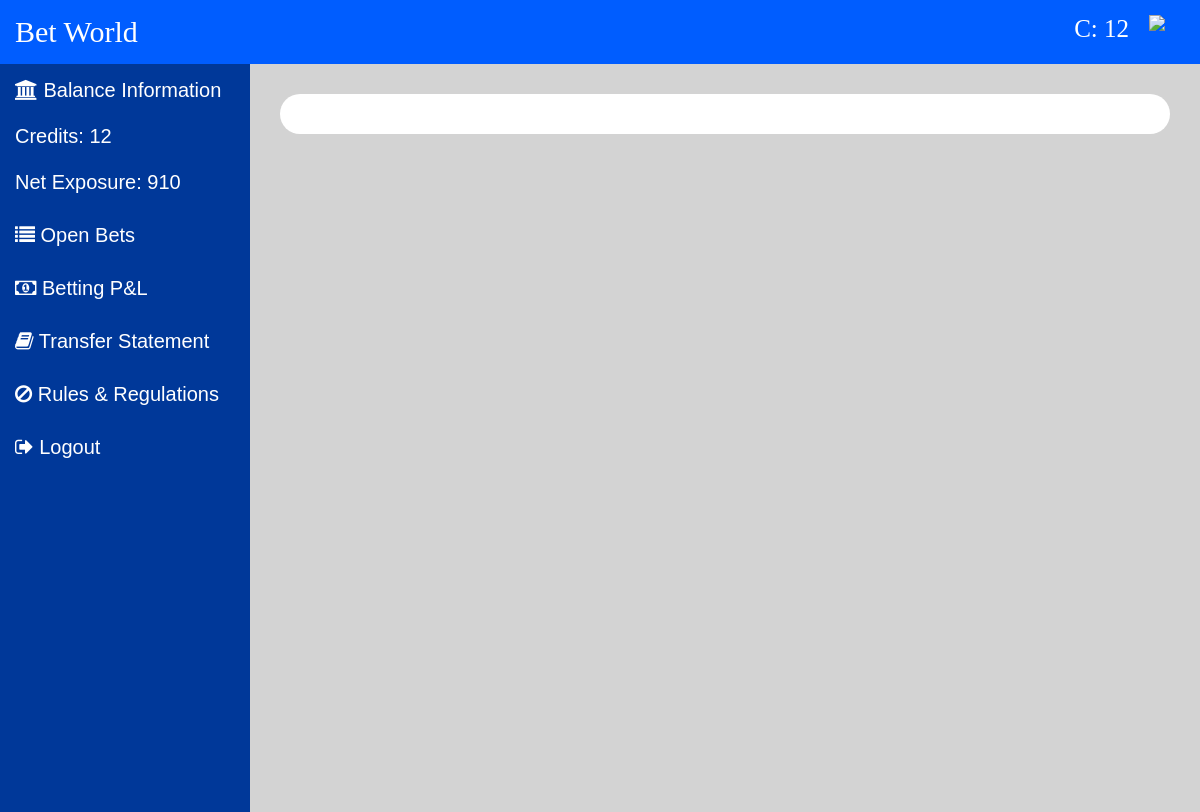
Before: /rules.php (signed in) with the older database file.
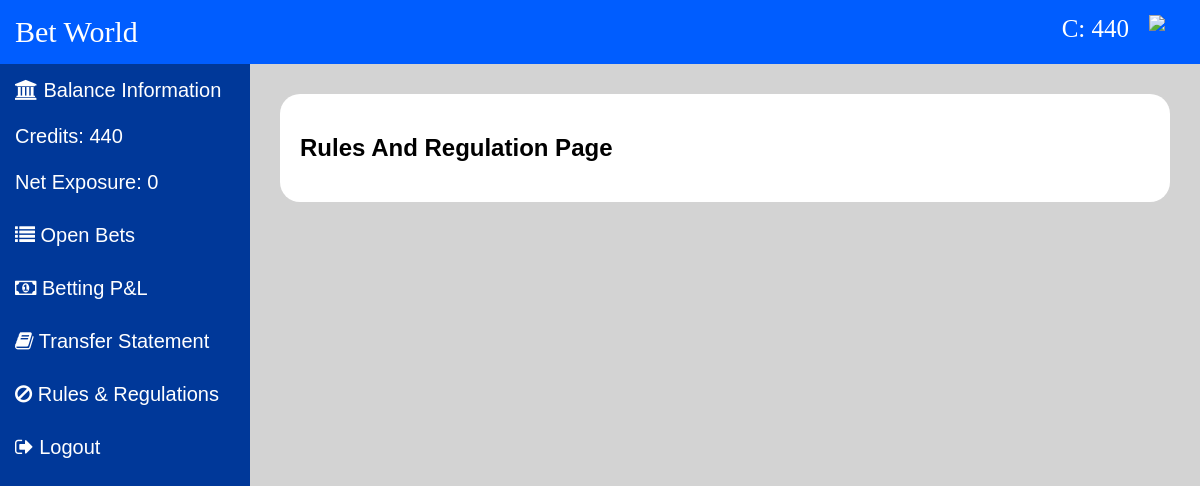
After: the same page with the newer database file.
### tables this page shows
CREATE TABLE `users` (
  `id` int(11) NOT NULL,
  `name` varchar(1100) NOT NULL,
  `username` varchar(1100) NOT NULL,
  `email` varchar(1100) NOT NULL,
  `password` varchar(1100) NOT NULL,
  `phone` varchar(1100) NOT NULL,
  `credits` int(11) NOT NULL,
  `status` int(11) NOT NULL
);

CREATE TABLE `rule` (
  `id` int(11) NOT NULL,
  `text` longtext NOT NULL
);

### assets/import/config.php (called while the page is built, shortened)
<?php
$SiteName = "Bet World";
function exposer($con,$username){
    $returnVal = 0;
    $sql = "SELECT * FROM `1v1bet` WHERE `username` = '$username' and `status` = 1 ";
    $result = mysqli_query($con, $sql);
    if (mysqli_num_rows($result) > 0) {
        while($row = mysqli_fetch_array($result)){
            $returnVal += $row[5];
        }
    }
    $sql = "SELECT * FROM `2v2bet` WHERE `username` = '$username' and `status` = 1 ";
    $result = mysqli_query($con, $sql);
    if (mysqli_num_rows($result) > 0) {
        while($row = mysqli_fetch_array($result)){
            $returnVal += $row[5];
        }
    }
    $sql = "SELECT * FROM `multiplayerbet` WHERE `username` = '$username' and `status` = 1 ";
    $result = mysqli_query($con, $sql);
    if (mysqli_num_rows($result) > 0) {
        while($row = mysqli_fetch_array($result)){
            $returnVal += $row[4];
        }
    }
    $sql = "SELECT * FROM `scorebet` WHERE `username` = '$username' and `status` = 1 ";
    $result = mysqli_query($con, $sql);
    if (mysqli_num_rows($result) > 0) {
        while($row = mysqli_fetch_array($result)){
            $returnVal += $row[5];
        }
    }
    $sql = "SELECT * FROM `tossbet` WHERE `username` = '$username' and `status` = 1 ";
    $result = mysqli_query($con, $sql);
    if (mysqli_num_rows($result) > 0) {
        while($row = mysqli_fetch_array($result)){
            $returnVal += $row[4];
        }
    }
    return $returnVal;
}
?>

### rules.php (the view, shortened to what this page needs)
<?php
require_once 'assets/import/config.php';
if (isset($_COOKIE["login"])) {
    $username = $_COOKIE["username"];
}
$sql = "SELECT * FROM `users` WHERE `username` = '$username' ";
$result = mysqli_query($con, $sql);
if (mysqli_num_rows($result) > 0) {
    $row = mysqli_fetch_array($result);
    $credits = $row[6];
}
$netExposure = exposer($con, $username);
?>
<!DOCTYPE html>
<html>
<head>
    <link rel="stylesheet" href="css/dashboard.css">
    <link rel="stylesheet" href="https://cdnjs.cloudflare.com/ajax/libs/font-awesome/4.7.0/css/font-awesome.min.css">
</head>
<body>
    <header>
        <span id="sitetitle"><a href="dashboard.php"><?php echo $SiteName; ?></a></span>
        <span id="user"><img src="assets/img/avatar.png"></span>
        <span id="credits">C: <?php echo $credits ?></span>
    </header>
    <main>
        <div id="menu">
            <div id="items"><a><i class="fa fa-bank" aria-hidden="true"></i> Balance Information
                    <br><br>
                    Credits: <?php echo $credits ?>
                    <br><br>
                    Net Exposure: <?php echo $netExposure; ?>
                </a></div>
            <div id="items"><a href="openbets.php"><i class="fa fa-list" aria-hidden="true"></i> Open Bets</a></div>
            <div id="items"><a href="bettingpnl.php"><i class="fa fa-money" aria-hidden="true"></i> Betting P&L</a></div>
            <div id="items"><a href="transfer.php"><i class="fa fa-book" aria-hidden="true"></i> Transfer Statement</a></div>
            <div id="items"><a href="rules.php"><i class="fa fa-ban" aria-hidden="true"></i> Rules & Regulations</a></div>
            <div id="items"><a href="logout.php"><i class="fa fa-sign-out" aria-hidden="true"></i> Logout</a></div>
        </div>
        <div id="content">
            <div id="box">
                <?php
                $sql = "SELECT * FROM `rule` ";
                $result = mysqli_query($con, $sql);
                if (mysqli_num_rows($result) > 0) {
                    $row = mysqli_fetch_array($result);
                    echo $row[1];
                }
                ?>
            </div>
        </div>
    </main>
</body>
</html>

Changed rows visible on the page:
changed users: credits "12" → "440"
added rule: text "Rules And Regulation Page"
Other visible differences:
$netExposure: "910" → "0"
